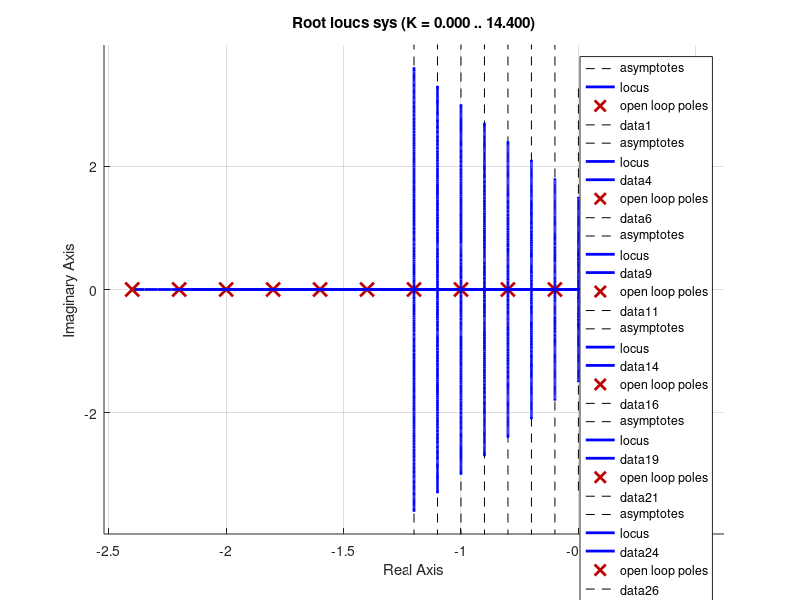
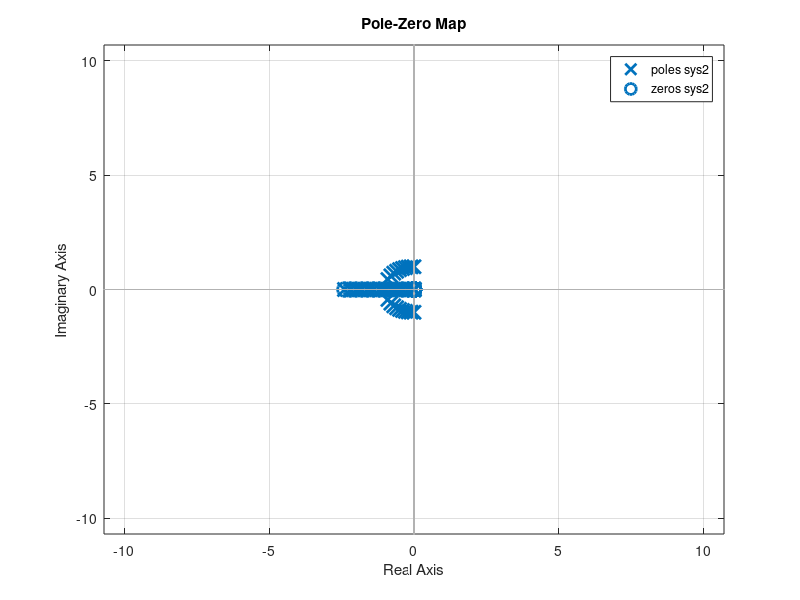

These figures' MATLAB source, in order: (Note: this script raises an error after producing the figures.)
close all
clear all
addpath('C:\Users\user\Desktop\code\control_lab\')
path = 'C:\Users\user\Desktop\code\control_lab\p5\';
cd(path)

wn = 1;

s = tf('s');
figure(1)
for damp= 0:0.1:1.2
sys = (wn^2)/(s*(s+2*damp*wn));
[r,k] = rlocus(sys);
hold on
rlocus(sys);
end
figure(2)
for damp= 0:0.1:1.2
sys = (wn^2)/(s*(s+2*damp*wn));
sys2 = sys/(1+sys);
hold on
pzmap(sys2);
[r,k] = rlocus(sys);
%rlocus(sys);
end


figure(3)
%for a = 0:0.2:3
a=3;
sys = s^2 + a*s +1;
[r,k] = rlocus(sys);
hold on
rlocus(sys);
%end

figure(4)

sys = (1)/(s*(s+2));
rlocus(sys);

figure(5)
sys = sys/(1+s/5);
rlocus(sys);

figure(6)
sys = sys*(1+s/3);
rlocus(sys);
